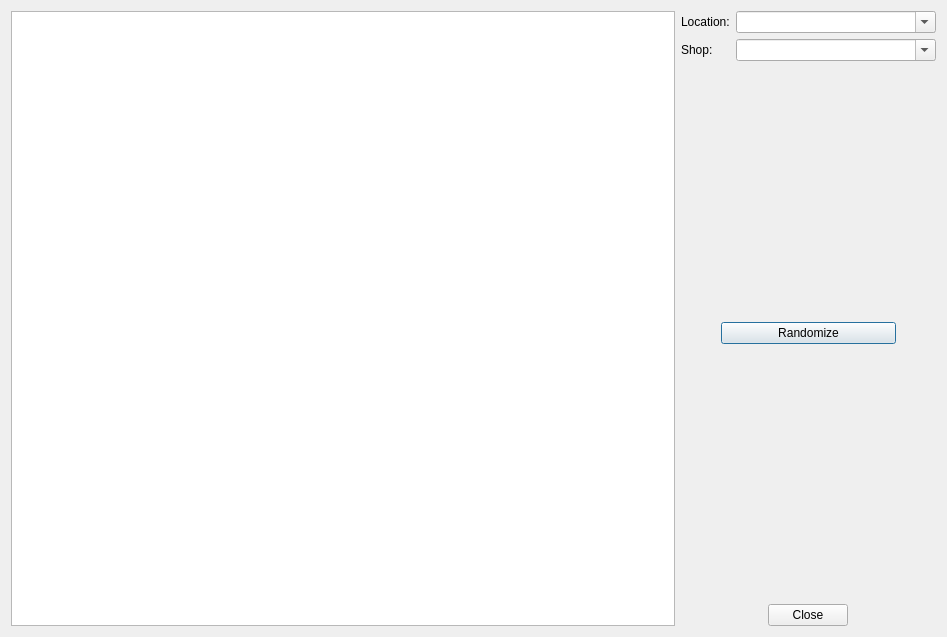
<?xml version="1.0" encoding="UTF-8"?>
<ui version="4.0">
 <class>RandomMarketDialog</class>
 <widget class="QDialog" name="RandomMarketDialog">
  <property name="geometry">
   <rect>
    <x>0</x>
    <y>0</y>
    <width>947</width>
    <height>637</height>
   </rect>
  </property>
  <property name="windowTitle">
   <string>Create Random Market</string>
  </property>
  <property name="styleSheet">
   <string notr="true">background-image: url(:/img/data/parchment.jpg);</string>
  </property>
  <layout class="QHBoxLayout" name="horizontalLayout_5">
   <item>
    <widget class="QTextEdit" name="textEdit"/>
   </item>
   <item>
    <layout class="QVBoxLayout" name="verticalLayout">
     <item>
      <layout class="QHBoxLayout" name="horizontalLayout_2">
       <item>
        <widget class="QLabel" name="label">
         <property name="text">
          <string>Location:</string>
         </property>
        </widget>
       </item>
       <item>
        <widget class="QComboBox" name="cmbLocation">
         <property name="minimumSize">
          <size>
           <width>200</width>
           <height>0</height>
          </size>
         </property>
         <property name="editable">
          <bool>true</bool>
         </property>
        </widget>
       </item>
      </layout>
     </item>
     <item>
      <layout class="QHBoxLayout" name="horizontalLayout">
       <item>
        <widget class="QLabel" name="label_2">
         <property name="text">
          <string>Shop:</string>
         </property>
        </widget>
       </item>
       <item>
        <widget class="QComboBox" name="cmbShop">
         <property name="minimumSize">
          <size>
           <width>200</width>
           <height>0</height>
          </size>
         </property>
         <property name="editable">
          <bool>true</bool>
         </property>
        </widget>
       </item>
      </layout>
     </item>
     <item>
      <spacer name="verticalSpacer_2">
       <property name="orientation">
        <enum>Qt::Vertical</enum>
       </property>
       <property name="sizeHint" stdset="0">
        <size>
         <width>20</width>
         <height>40</height>
        </size>
       </property>
      </spacer>
     </item>
     <item>
      <layout class="QHBoxLayout" name="horizontalLayout_4">
       <item>
        <spacer name="horizontalSpacer">
         <property name="orientation">
          <enum>Qt::Horizontal</enum>
         </property>
         <property name="sizeType">
          <enum>QSizePolicy::Preferred</enum>
         </property>
         <property name="sizeHint" stdset="0">
          <size>
           <width>40</width>
           <height>20</height>
          </size>
         </property>
        </spacer>
       </item>
       <item>
        <widget class="QPushButton" name="btnRandomize">
         <property name="text">
          <string>Randomize</string>
         </property>
         <property name="default">
          <bool>true</bool>
         </property>
        </widget>
       </item>
       <item>
        <spacer name="horizontalSpacer_2">
         <property name="orientation">
          <enum>Qt::Horizontal</enum>
         </property>
         <property name="sizeType">
          <enum>QSizePolicy::Preferred</enum>
         </property>
         <property name="sizeHint" stdset="0">
          <size>
           <width>40</width>
           <height>20</height>
          </size>
         </property>
        </spacer>
       </item>
      </layout>
     </item>
     <item>
      <spacer name="verticalSpacer">
       <property name="orientation">
        <enum>Qt::Vertical</enum>
       </property>
       <property name="sizeHint" stdset="0">
        <size>
         <width>20</width>
         <height>40</height>
        </size>
       </property>
      </spacer>
     </item>
     <item>
      <layout class="QHBoxLayout" name="horizontalLayout_3">
       <item>
        <spacer name="horizontalSpacer_3">
         <property name="orientation">
          <enum>Qt::Horizontal</enum>
         </property>
         <property name="sizeType">
          <enum>QSizePolicy::Preferred</enum>
         </property>
         <property name="sizeHint" stdset="0">
          <size>
           <width>40</width>
           <height>20</height>
          </size>
         </property>
        </spacer>
       </item>
       <item>
        <widget class="QDialogButtonBox" name="buttonBox">
         <property name="sizePolicy">
          <sizepolicy hsizetype="Fixed" vsizetype="Maximum">
           <horstretch>0</horstretch>
           <verstretch>0</verstretch>
          </sizepolicy>
         </property>
         <property name="orientation">
          <enum>Qt::Vertical</enum>
         </property>
         <property name="standardButtons">
          <set>QDialogButtonBox::Close</set>
         </property>
         <property name="centerButtons">
          <bool>false</bool>
         </property>
        </widget>
       </item>
       <item>
        <spacer name="horizontalSpacer_4">
         <property name="orientation">
          <enum>Qt::Horizontal</enum>
         </property>
         <property name="sizeType">
          <enum>QSizePolicy::Preferred</enum>
         </property>
         <property name="sizeHint" stdset="0">
          <size>
           <width>40</width>
           <height>20</height>
          </size>
         </property>
        </spacer>
       </item>
      </layout>
     </item>
    </layout>
   </item>
  </layout>
 </widget>
 <resources/>
 <connections>
  <connection>
   <sender>buttonBox</sender>
   <signal>accepted()</signal>
   <receiver>RandomMarketDialog</receiver>
   <slot>accept()</slot>
   <hints>
    <hint type="sourcelabel">
     <x>248</x>
     <y>254</y>
    </hint>
    <hint type="destinationlabel">
     <x>157</x>
     <y>274</y>
    </hint>
   </hints>
  </connection>
  <connection>
   <sender>buttonBox</sender>
   <signal>rejected()</signal>
   <receiver>RandomMarketDialog</receiver>
   <slot>reject()</slot>
   <hints>
    <hint type="sourcelabel">
     <x>316</x>
     <y>260</y>
    </hint>
    <hint type="destinationlabel">
     <x>286</x>
     <y>274</y>
    </hint>
   </hints>
  </connection>
 </connections>
</ui>
